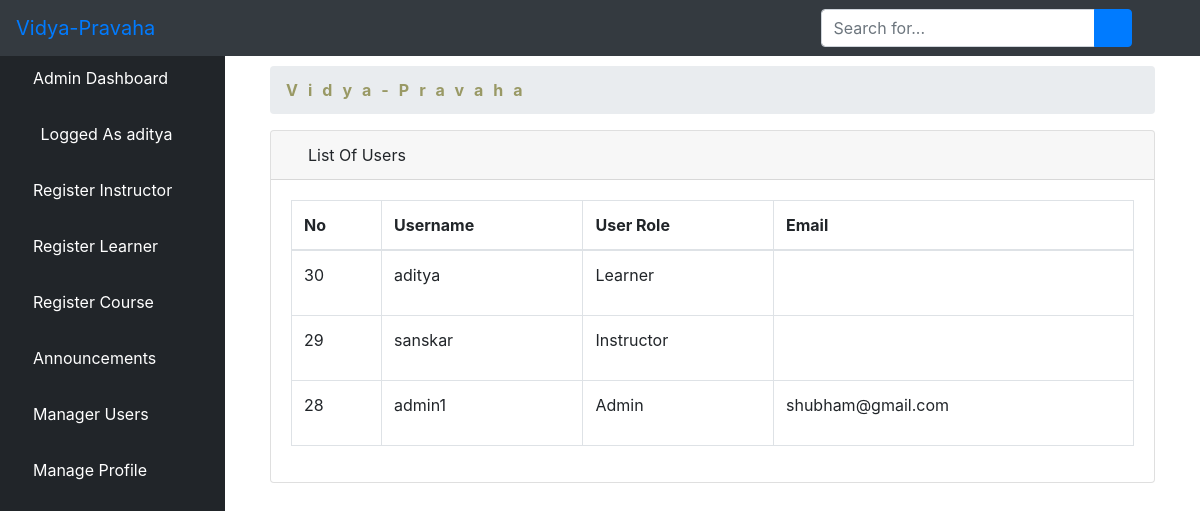
Page /aluserim/ (signed in) on the committed database.
### Vidya-Pravaha/elearn/models.py (models this page shows)
class User(AbstractUser):
    is_learner = models.BooleanField(default=False)
    is_instructor = models.BooleanField(default=False)
    is_admin = models.BooleanField(default=False)
    is_parent = models.BooleanField(default=False)

### Vidya-Pravaha/elearn/views.py (the view)
# urls.py: path('aluserim/', views.ListUserImmutableView.as_view(), name='aluserim'),
class ListUserImmutableView(LoginRequiredMixin, ListView):
    model = User
    template_name = 'dashboard/admin/list_users_immutable.html'
    context_object_name = 'users'
    paginated_by = 10
    def get_queryset(self):
        return User.objects.order_by('-id')

### Vidya-Pravaha/elearn/templates/dashboard/admin/list_users_immutable.html (shortened to what this page needs)
{% extends 'dashboard/admin/base.html' %}
{% block body %}
        <div class="container-fluid">
        <div class="row">
          <div class="col-12 mb-3">
          <div class="col-12 mb-3">
                <div id="content-wrapper">
        <div class="container-fluid">
            <ol class="breadcrumb">
                <li class="breadcrumb-item">
                    <a href="{% url 'dashboard'%}" style="color: #999965; font-weight: bold; letter-spacing: 10px">Vidya-Pravaha</a>
                </li>
            </ol>
            <div class="card mb-3">
                <div class="card-header">
                    <i class="fas fa-table"></i>
                    List Of Users
                </div>
                <div class="card-body">
                    <div class="table-responsive">
                        <table class="table table-bordered" id="dataTable" width="100%" cellspacing="0">
                            <thead>
                            <tr>
                                <th>No</th>
                                <th>Username</th>
                                <th>User Role</th>
                                <th>Email</th>
                            </tr>
                            </thead>
                            <tbody>
                        {% if users %}
                            {% for user in users %}
                                <tr>
                                    <td>{{ user.id }}</td>
                                    <td>{{ user.username }}</td>
                                    <td>{% if user.is_learner == True %}
                                      <p>Learner</p>
                                    {% elif user.is_admin == True %}
                                      <p>Admin</p>
                                    {% else %}
                                    <p>Instructor</p>
                                      {% endif %}
                                    </td>
                                    <td>{{ user.email }}</td>
                                </tr>
                            {% endfor %}
                        {% endif %}
                            </tbody>
                        </table>
                    </div>
                </div>
            </div>
        </div>
    </div>
          </div>
        </div>
      </div>
    </div>
{% endblock %}

### Vidya-Pravaha/elearn/templates/dashboard/admin/base.html (shortened to what this page needs)
<!DOCTYPE html>
<html lang="en">
<head>
    {% load static %}
    <link href="{% static 'vendor/fontawesome-free/css/all.min.css' %}" rel="stylesheet" type="text/css">
    <link href="{% static 'vendor/datatables/dataTables.bootstrap4.css' %}" rel="stylesheet">
    <link href="{% static 'css/sb-admin.css' %}" rel="stylesheet">
</head>
<body id="page-top">
<nav class="navbar navbar-expand navbar-dark bg-dark fixed-top">
    <a class="navbar-brand mr-1 text-primary" href="">Vidya-Pravaha</a>
    <button class="btn btn-link btn-sm text-white order-1 order-sm-0" id="sidebarToggle" href="#">
        <i class="fas fa-bars"></i>
    </button>
    <form class="d-none d-md-inline-block form-inline ml-auto mr-0 mr-md-3 my-2 my-md-0">
        <div class="input-group">
            <input type="text" class="form-control" placeholder="Search for..." aria-label="Search" aria-describedby="basic-addon2">
            <div class="input-group-append">
                <button class="btn btn-primary" type="button">
                    <i class="fas fa-search"></i>
                </button>
            </div>
        </div>
    </form>
    <ul class="navbar-nav ml-auto ml-md-0">
        <li class="nav-item dropdown no-arrow">
            <a class="nav-link dropdown-toggle" href="#" id="userDropdown" role="button" data-toggle="dropdown" aria-haspopup="true" aria-expanded="false">
                <i class="fas fa-user-circle fa-fw text-primary"></i>
            </a>
        </li>
    </ul>
</nav>
<div id="wrapper" style="padding-top: 50px;">
<ul class="sidebar navbar-nav">
    <li class="nav-item active">
        <a class="nav-link" href="{% url 'dashboard' %}">
         <i class="fa fa-home" aria-hidden="true"></i>
            <span>Admin Dashboard</span>
        </a>
    </li>
    <li class="nav-item active">
        <a class="nav-link" href="">
            <i class="fas fa-user-circle fa-fw text-primary"></i>
            <span>Logged As {{ user.username }}</span>
        </a>
    </li>
    <li class="nav-item">
        <a class="nav-link" href="{% url 'isign' %}">
        <i class="fas fa-chalkboard-teacher"></i>
            <span style="color: white">Register Instructor</span>
        </a>
    </li>
     <li class="nav-item">
        <a class="nav-link" href="{% url 'addlearner' %}">
        <i class="fas fa-user-graduate"></i>
            <span style="color: white">Register Learner</span>
        </a>
    </li>
    <li class="nav-item">
        <a class="nav-link" href="{% url 'course' %}">
        <i class="fas fa-book-reader"></i>
            <span style="color: white">Register Course</span>
        </a>
    </li>
    <li class="nav-item dropdown no-arrow">
                            <a class="nav-link dropdown-toggle" data-toggle="dropdown" aria-haspopup="true" aria-expanded="false" href="">
        <i class="fas fa-bell"></i>
            <span style="color: white">Announcements</span>
        </a>
        </li>
    <li class="nav-item">
        <a class="nav-link" href="{% url 'aluser' %}">
            <i class="fas fa-users"></i>
            <span style="color: white">Manager Users</span>
        </a>
    </li>
    <li class="nav-item dropdown no-arrow">
                            <a class="nav-link dropdown-toggle" data-toggle="dropdown" aria-haspopup="true" aria-expanded="false" href="">
            <i class="fas fa-user"></i>
            <span style="color: white">Manage Profile</span>
        </a>
        </li>
</ul>
    {% block body %}{% endblock %}
</div>

### rows in the picture
User: username "aditya", id "30", is_learner "Learner"
User: id "29", username "sanskar", is_learner "Instructor"
User: id "28", username "admin1", is_learner "Admin", email "shubham@gmail.com"
